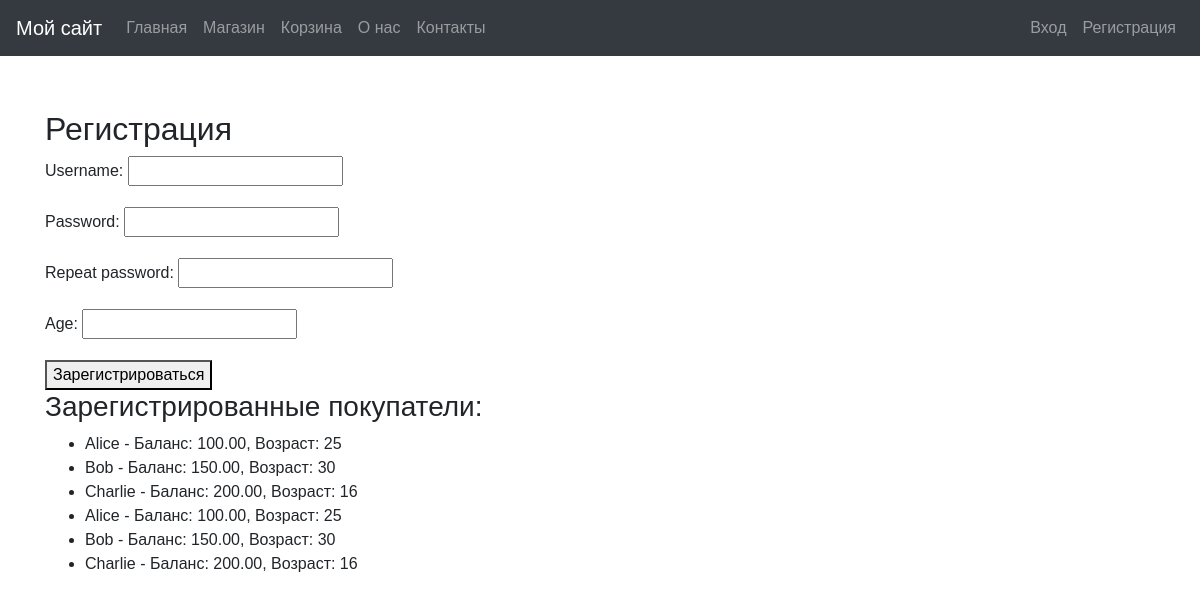
Page /registration/ on the earlier database version.
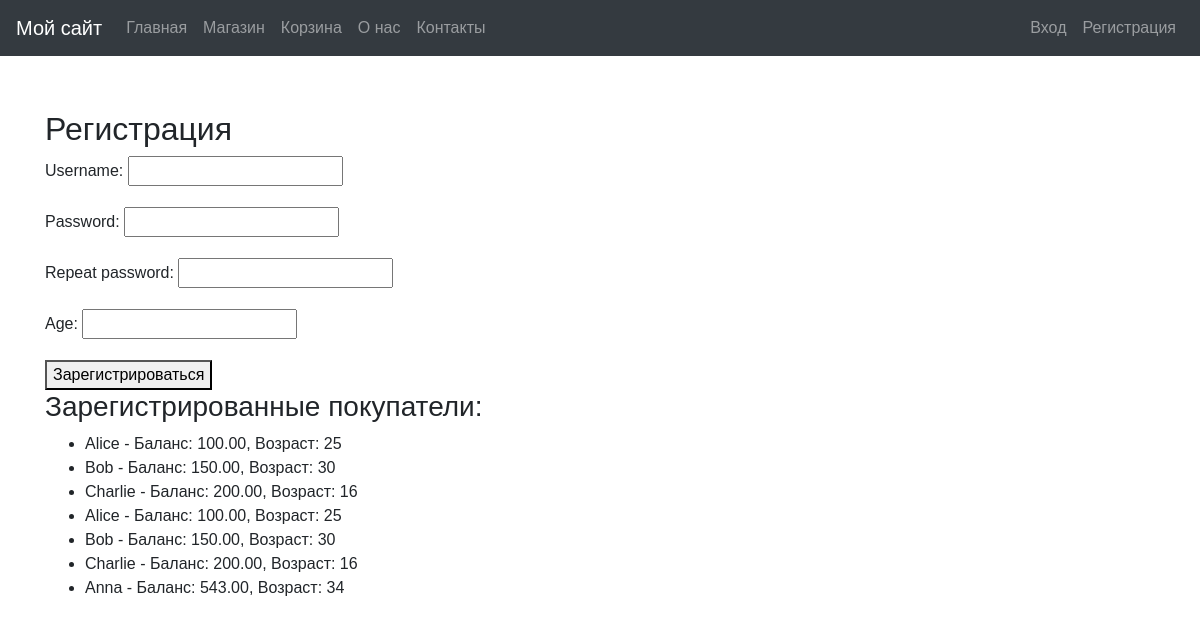
Same page on the later database version.
### task1/models.py (models this page shows, shortened)
class Buyer(models.Model):
    name = models.CharField(max_length=100)
    balance = models.DecimalField(max_digits=10, decimal_places=2, default=0)
    age = models.IntegerField()
    registration_date = models.DateTimeField(default=timezone.now)

### task1/views.py (the view)
# urls.py: path('registration/', views.registration, name='registration'),  # Добавляем маршрут для регистрации
def registration(request):
    if request.method == 'POST':
        form = RegistrationForm(request.POST)
        if form.is_valid():
            username = form.cleaned_data['username']
            password = form.cleaned_data['password']
            repeat_password = form.cleaned_data['repeat_password']
            age = form.cleaned_data['age']
            if password != repeat_password:
                form.add_error('repeat_password', 'Пароли не совпадают')
                return render(request, 'registration.html', {'form': form})
            if User.objects.filter(username=username).exists():
                form.add_error('username', 'Пользователь уже существует')
                return render(request, 'registration.html', {'form': form})
            if Buyer.objects.filter(name=username).exists():
                form.add_error('username', 'Пользователь уже существует в таблице Buyer')
                return render(request, 'registration.html', {'form': form})
            User.objects.create_user(username=username, password=password)
            Buyer.objects.create(name=username, age=age)
            return redirect('login')
    else:
        form = RegistrationForm()
    buyers = Buyer.objects.all()
    return render(request, 'registration.html', {'form': form, 'buyers': buyers})

### task1/forms.py
class RegistrationForm(forms.Form):
    username = forms.CharField(max_length=100)
    password = forms.CharField(widget=forms.PasswordInput)
    repeat_password = forms.CharField(widget=forms.PasswordInput)
    age = forms.IntegerField()

### templates/registration.html (shortened to what this page needs)
{% extends 'base.html' %}
{% block content %}
    <h2>Регистрация</h2>
    <form method="post">
        {{ form.as_p }}
        <button type="submit">Зарегистрироваться</button>
    </form>
    <h3>Зарегистрированные покупатели:</h3>
    <ul>
        {% for buyer in buyers %}
            <li>{{ buyer.name }} - Баланс: {{ buyer.balance }}, Возраст: {{ buyer.age }}</li>
        {% endfor %}
    </ul>
{% endblock %}

Differences in the rows shown:
added Buyer: name "Anna", balance "543.00", age "34"
